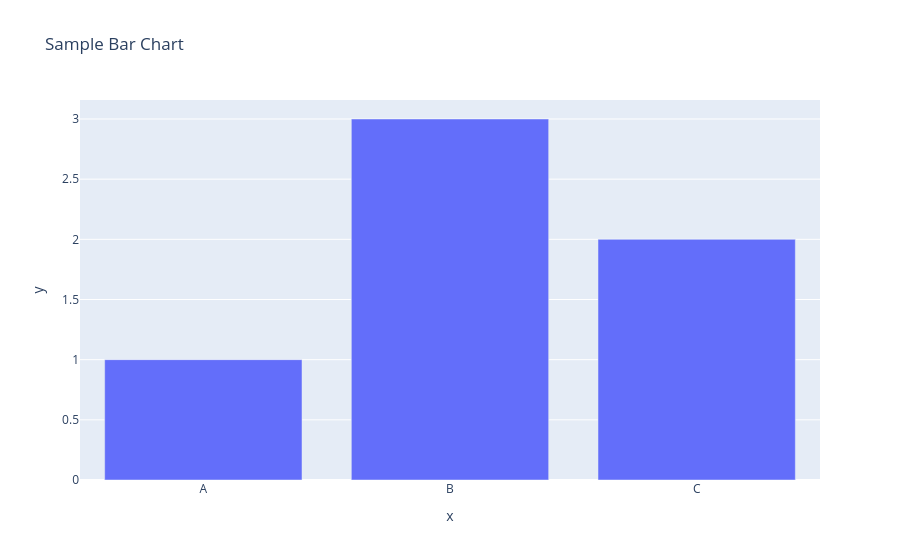

Write notebook code for a chart like this one.
### Code cell
fig=px.bar(x=["A","B","C"],y=[1,3,2],title="Sample Bar Chart")
fig.show()

### Figure 1 — Plotly figure (JSON) as saved in the notebook; plotly's stock layout.template omitted (floating-point values rounded to 4 significant figures)
{"data": [{"hovertemplate": "x=%{x}<br>y=%{y}<extra></extra>", "legendgroup": "", "marker": {"color": "#636efa", "pattern": {"shape": ""}}, "name": "", "orientation": "v", "showlegend": false, "textposition": "auto", "type": "bar", "x": ["A", "B", "C"], "xaxis": "x", "y": [1, 3, 2], "yaxis": "y"}], "layout": {"barmode": "relative", "legend": {"tracegroupgap": 0}, "title": {"text": "Sample Bar Chart"}, "xaxis": {"anchor": "y", "domain": [0, 1], "title": {"text": "x"}}, "yaxis": {"anchor": "x", "domain": [0, 1], "title": {"text": "y"}}}}
